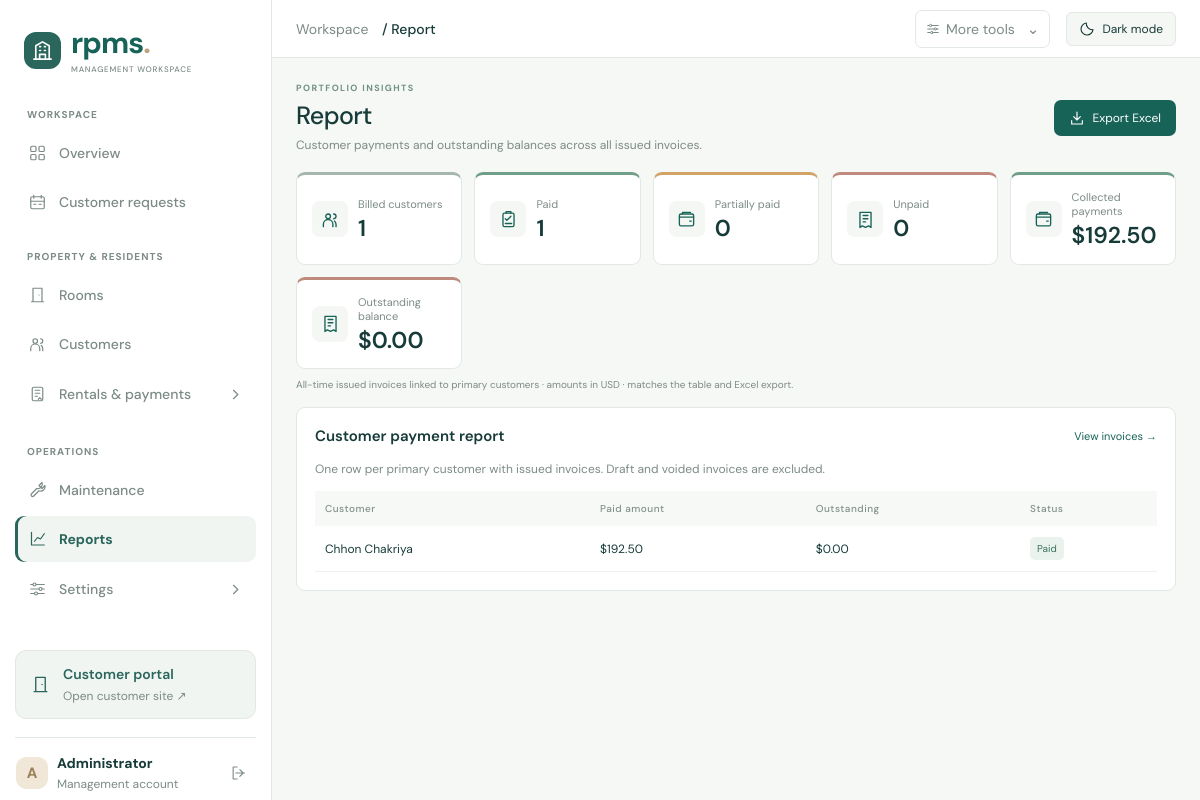
The app's page /reports (signed in) with its own data.
### tables this page shows
CREATE TABLE rooms (
	id INTEGER NOT NULL, 
	floor_id INTEGER, 
	room_number VARCHAR(30), 
	room_type VARCHAR(50), 
	monthly_rent NUMERIC(12, 2), 
	default_deposit NUMERIC(12, 2), 
	size_sqm NUMERIC(10, 2), 
	status VARCHAR(20), 
	description TEXT, 
	created_at DATETIME, 
	updated_at DATETIME, photos JSON, 
	PRIMARY KEY (id), 
	FOREIGN KEY(floor_id) REFERENCES floors (id), 
	UNIQUE (floor_id, room_number)
);

CREATE TABLE users (
	id INTEGER NOT NULL, 
	role_id INTEGER, 
	name VARCHAR(150), 
	email VARCHAR(150), 
	password_hash VARCHAR(255), 
	phone VARCHAR(30), 
	is_active BOOLEAN, 
	last_login_at DATETIME, 
	created_at DATETIME, 
	updated_at DATETIME, 
	PRIMARY KEY (id), 
	FOREIGN KEY(role_id) REFERENCES roles (id), 
	UNIQUE (email)
);

CREATE TABLE tenants (
	id INTEGER NOT NULL, 
	tenant_code VARCHAR(30), 
	full_name VARCHAR(150), 
	gender VARCHAR(20), 
	date_of_birth DATE, 
	phone VARCHAR(30), 
	email VARCHAR(150), 
	identity_type VARCHAR(30), 
	identity_number VARCHAR(100), 
	identity_document_path TEXT, 
	emergency_contact_name VARCHAR(150), 
	emergency_contact_phone VARCHAR(30), 
	address TEXT, 
	status VARCHAR(20), 
	created_at DATETIME, 
	updated_at DATETIME, 
	PRIMARY KEY (id), 
	UNIQUE (tenant_code)
);

### rpms/routes/reports.py (the view)
@bp.get("/reports")
@login_required
def reports():
    rooms, invoices, report = load_report_data()
    return render_template(
        "insights.html",
        page_title="Report",
        reports=report,
        mis=False,
    )

### rpms/reporting.py (called while the page is built)
def chart(title, subtitle, values, currency=False):
    total = sum((Decimal(str(value)) for _, value in values), Decimal(0))
    segments = []
    stops = []
    position = Decimal(0)
    for index, (label, value) in enumerate(values):
        value = Decimal(str(value))
        percentage = value / total * 100 if total else Decimal(0)
        color = COLORS[index % len(COLORS)]
        end = position + percentage
        stops.append(f"{color} {position:.6f}% {end:.6f}%")
        segments.append(
            dict(label=label, value=value, color=color, percentage=percentage)
        )
        position = end
    return dict(
        title=title,
        subtitle=subtitle,
        segments=segments,
        total=total,
        currency=currency,
        gradient="conic-gradient(" + ", ".join(stops) + ")" if total else "#e8ede9",
    )

### rpms/routes/reports.py (called while the page is built)
def load_report_data():
    rooms = db.session.scalars(select(MODELS["rooms"])).all()
    invoices = db.session.scalars(
        select(MODELS["invoices"]).where(
            MODELS["invoices"].status.notin_(["Draft", "Voided"])
        )
    ).all()
    return rooms, invoices, dashboard_reports(rooms, invoices)

### rpms/web.py (called while the page is built, shortened)
def user():
    return (
        db.session.get(MODELS["users"], session.get("uid"))
        if session.get("uid")
        else None
    )

def login_required(fn):
    @wraps(fn)
    def wrapper(*a, **kw):
        u = user()
        if not u or not u.is_active:
            return redirect(url_for("main.login"))
        role = db.session.get(MODELS["roles"], u.role_id)
        if not role or not role.is_active:
            abort(403)
        return fn(*a, **kw)
    return wrapper

def has_permission(code):
    u = user()
    role = db.session.get(MODELS["roles"], u.role_id) if u and u.is_active else None
    if not role or not role.is_active or code not in CAPABILITIES:
        return False
    if role.name in ("Admin", "Manager"):
        return True

def can_write():
    return any(has_permission(code) for code in CAPABILITIES)

def can_manage(table):
    if table in ADMIN_TABLES:
        u = user()
        role = db.session.get(MODELS["roles"], u.role_id) if u and u.is_active else None
        return bool(role and role.is_active and role.name == "Admin")
    return has_permission(TABLE_CAPABILITIES.get(table))

def asset_url(filename):
    version = (Path(current_app.static_folder) / filename).stat().st_mtime_ns
    return url_for("static", filename=filename, v=version)

### rpms/templates/insights.html (shortened to what this page needs)
{% extends 'base.html' %}
{% from 'icons.html' import icon %}
{% block content %}
  <div class="{{ 'compact-dashboard mis-page' if mis else 'report-page' }}">
    <div class="heading">
      <div>
        <div class="eyebrow">PORTFOLIO INSIGHTS</div>
        <h1>{{ page_title }}</h1>
        <p class="muted">
          {{ 'Management summaries and decision support.' if mis else 'Customer payments and outstanding balances across all issued invoices.' }}
        </p>
      </div>
      {% if mis %}
        <a class="primary icon-action" href="{{ url_for('main.simulator') }}">{{ icon("chart") }}<span>Pricing simulator</span></a>
      {% else %}
        <a class="primary icon-action"
           href="{{ url_for('main.export_report') }}">{{ icon("download") }}<span>Export Excel</span></a>
      {% endif %}
    </div>
    {% if not mis %}
      <div class="room-summary report-summary"
           aria-label="Customer payment report summary">
        {% for item in summary %}
        <article class="panel room-summary-card summary-{{ item.status }}"><span class="summary-icon">{{ icon(item.icon) }}</span>
        <div>
          <p>{{ item.label }}</p>
          <strong>{{ '$%.2f'|format(item.count) if item.money else item.count }}</strong>
        </div>
      </article>
    {% endfor %}
  </div>
  <p class="room-summary-note">
    All-time issued invoices linked to primary customers · amounts in USD · matches the table and Excel export.
  </p>
{% endif %}
  <section class="panel customer-report">
    <div class="section-title">
      <h2>Customer payment report</h2>
      <a href="{{ url_for('main.records',table='invoices') }}">View invoices →</a>
    </div>
    <p class="muted">
      One row per primary customer with issued invoices. Draft and voided invoices are excluded.
    </p>
    <div class="table-wrap">
      <table>
        <thead>
          <tr>
            <th>Customer</th>
            <th>Paid amount</th>
            <th>Outstanding</th>
            <th>Status</th>
          </tr>
        </thead>
        <tbody>
          {% for c in reports.customers %}
            <tr>
              <td>{{ c.name }}</td>
              <td>${{ '%.2f'|format(c.paid) }}</td>
              <td>${{ '%.2f'|format(c.due) }}</td>
              <td>
                <span class="badge payment-{{ c.status|lower|replace(' ', '-') }}">{{ c.status }}</span>
              </td>
            </tr>
          {% else %}
            <tr>
              <td colspan="4" class="empty">No customer invoices yet.</td>
            </tr>
          {% endfor %}
        </tbody>
      </table>
    </div>
  </section>
</div>
{% endblock %}

### rpms/templates/sidebar.html (shortened to what this page needs)
{% from 'icons.html' import icon %}
{% set active_table = table if table is defined else 'invoices' if request.path.startswith('/invoices/') else '' %}
{% set related = {
  "contract_tenants": "rental_contracts",
  "contract_renewals": "rental_contracts",
  "move_outs": "rental_contracts",
  "invoice_items": "invoices",
  "payments": "invoices",
  "payment_allocations": "invoices",
  "utility_meters": "invoices",
  "meter_readings": "invoices",
  "room_inspections": "maintenance_requests"
} %}
{% set active_table = related.get(active_table,active_table) %}
<aside class="sidebar essential-sidebar">
  <a class="brand" href="{{ url_for('main.dashboard') }}"><span class="admin-brand-mark">{{ icon("portfolio") }}</span><span>rpms<span class="admin-brand-dot">.</span><small>MANAGEMENT WORKSPACE</small></span></a>
  <nav aria-label="Main navigation">
    <p class="menu-caption">WORKSPACE</p>
    <a class="nav menu-link {{ 'selected' if request.endpoint=='main.dashboard' }}"
       href="{{ url_for('main.dashboard') }}"
       {% if request.endpoint=='main.dashboard' %}aria-current="page"{% endif %}>{{ icon("overview") }}<span>Overview</span></a>
    {% if can_write %}
      <a class="nav menu-link {{ 'selected' if request.endpoint=='customer.management' }}"
         href="{{ url_for('customer.management') }}"
         {% if request.endpoint=='customer.management' %}aria-current="page"{% endif %}>{{ icon("calendar") }}<span>Customer requests</span></a>
    {% endif %}
    <p class="menu-caption nav-section-label">PROPERTY & RESIDENTS</p>
    {% for name,label,symbol in [('rooms','Rooms','room'),('tenants','Customers','people')] %}
      <a class="nav menu-link {{ 'selected' if active_table==name or name=='rooms' and request.endpoint=='main.room_detail' }}"
         href="{{ url_for('main.records',table=name) }}"
         {% if active_table==name or name=='rooms' and request.endpoint=='main.room_detail' %}aria-current="page"{% endif %}>{{ icon(symbol) }}<span>{{ label }}</span></a>
    {% endfor %}
    {% set rentals_active = active_table in ['rental_contracts','invoices'] %}
    <details class="sidebar-settings-group sidebar-rentals-group" {% if rentals_active %}open{% endif %}>
      <summary class="nav menu-link {{ 'settings-active' if rentals_active }}">{{ icon('leasing') }}<span>Rentals & payments</span><svg class="settings-menu-chevron" viewBox="0 0 20 20" fill="none" stroke="currentColor" stroke-width="1.7" aria-hidden="true"><path d="m7 4 6 6-6 6"/></svg></summary>
    </details>
    <p class="menu-caption nav-section-label">OPERATIONS</p>
    {% for name,label,symbol in [('maintenance_requests','Maintenance','operations')] %}
      <a class="nav menu-link {{ 'selected' if active_table==name }}"
         href="{{ url_for('main.records',table=name) }}"
         {% if active_table==name %}aria-current="page"{% endif %}>{{ icon(symbol) }}<span>{{ label }}</span></a>
    {% endfor %}
    <a class="nav menu-link {{ 'selected' if request.endpoint in ['main.reports','main.mis_dss'] }}"
       href="{{ url_for('main.reports') }}"
       {% if request.endpoint=='main.reports' %}aria-current="page"{% endif %}>{{ icon("chart") }}<span>Reports</span></a>
    {% if can_manage('utility_meters') or can_manage('users') %}
      {% set settings_active = request.endpoint=='main.settings' or active_table in ['users','roles','permissions','role_permissions','system_settings'] %}
      <details class="sidebar-settings-group" {% if settings_active %}open{% endif %}>
        <summary class="nav menu-link {{ 'settings-active' if settings_active }}">{{ icon('settings') }}<span>Settings</span><svg class="settings-menu-chevron" viewBox="0 0 20 20" fill="none" stroke="currentColor" stroke-width="1.7" aria-hidden="true"><path d="m7 4 6 6-6 6"/></svg></summary>
      </details>
    {% endif %}
  </nav>
  <div class="sidebar-bottom">
    <a class="portal-shortcut" href="{{ url_for('customer.home') }}"><span>{{ icon("room") }}</span>
      <div>
        <strong>Customer portal</strong><small>Open customer site ↗</small>
      </div>
    </a>
    <div class="sidebar-account">
      <span class="staff-avatar">{{ current_user.name[:1]|upper }}</span>
      <div>
        <strong>{{ current_user.name }}</strong><small>Management account</small>
      </div>
      <form action="{{ url_for('main.logout') }}" method="post">
        <button type="submit" aria-label="Sign out" title="Sign out">{{ icon("moveout") }}</button>
      </form>
    </div>
  </div>
</aside>

### rpms/static/theme.css (style rules this page uses)
:root { color-scheme: light; }

### rpms/static/admin-workspace.css (style rules this page uses)
.app-shell { --workspace-surface: #fff; --workspace-soft: #f1f5f1; --workspace-accent: #2a665b; --workspace-page: #f6f8f5; background: var(--workspace-page); }
.app-shell .essential-sidebar { display: flex; flex-direction: column; padding: 28px 15px 16px; background: var(--workspace-surface); border-right: 1px solid var(--line); }
.app-shell .essential-sidebar .brand { padding: 0 9px 30px; gap: 10px; font-size: 32px; letter-spacing: -1px; line-height: 1; }
.admin-brand-mark { height: 37px; width: 37px; background: #2a665b; border-radius: 12px; display: grid; place-items: center; color: white; }
.admin-brand-dot { color: #bfa17e; }
.app-shell .essential-sidebar .brand small { font-size: 9px; letter-spacing: 1.45px; color: var(--muted); margin-top: 7px; font-weight: 500; }
.app-shell .essential-sidebar .nav { min-height: 43px; margin: 3px 0; padding: 11px 13px; border-radius: 9px; font-size: 15px; font-weight: 500; color: var(--muted); gap: 12px; }
.app-shell .essential-sidebar .nav.selected { background: var(--workspace-soft); color: var(--workspace-accent); font-weight: 700; box-shadow: inset 3px 0 0 var(--workspace-accent); }
.app-shell .essential-sidebar .menu-caption { font-size: 11px; letter-spacing: 1.3px; color: var(--muted); margin: 5px 12px 9px; }
.app-shell .essential-sidebar .nav-section-label { margin-top: 25px; }
.sidebar-bottom { margin-top: auto; padding-top: 35px; }
.portal-shortcut { display: flex; align-items: center; gap: 9px; padding: 14px 10px; background: var(--workspace-soft); border: 1px solid var(--line); border-radius: 11px; color: var(--workspace-accent); }
.portal-shortcut>span { width: 28px; display: grid; place-items: center; }
.portal-shortcut strong { font-size: 14px; display: block; font-weight: 600; }
.portal-shortcut small { display: block; font-size: 12px; color: var(--muted); margin-top: 5px; }
.sidebar-account { display: flex; align-items: center; gap: 9px; margin-top: 18px; padding: 16px 1px 0; border-top: 1px solid var(--line); }
.staff-avatar { width: 32px; height: 32px; display: grid; place-items: center; border-radius: 10px; background: #f0e7d8; color: #9b805a; font-weight: 700; font-size: 15px; flex-shrink: 0; }
.sidebar-account>div { min-width: 0; flex: 1; }
.sidebar-account strong { font-size: 14px; display: block; overflow: hidden; text-overflow: ellipsis; white-space: nowrap; }
.sidebar-account small { font-size: 12px; color: var(--muted); display: block; margin-top: 4px; }
.app-shell .sidebar-account button { padding: 4px; min-width: 30px; border: 0; background: transparent; color: var(--muted); }
.app-shell .essential-sidebar .brand small { font-size:8px;letter-spacing:.8px; }
.app-shell .essential-sidebar .nav { min-height:46px;font-size:14px;line-height:1.5; }
.app-shell .essential-sidebar .menu-caption { font-size:10px;letter-spacing:1px; }
.app-shell .essential-sidebar .brand { font-size:30px; }
.sidebar-settings-group { margin-top:4px; }
.sidebar-settings-group>summary { list-style:none;cursor:pointer;display:flex;align-items:center; }
.settings-menu-chevron { width:15px;height:15px;margin-left:auto;transition:transform .15s; }
@media (min-width: 651px) { .app-shell { --admin-sidebar-width: 272px; } }
@media (min-width: 651px) { .app-shell .essential-sidebar { width: var(--admin-sidebar-width); } }
@media (min-width: 651px) { .app-shell .essential-sidebar .nav > span { min-width: 0; overflow-wrap: anywhere; } }

### records on screen
rooms: status "Maintenance"
users: name "A", name "Administrator"
tenants: name "Chhon Chakriya", paid "192.50", due "0.00", status "Paid"

### other values on screen
{{ label }} "Rooms" "Customers"
{{ page_title }} "Report"
{{ item.label }} "Billed customers" "Paid" "Partially paid" "Unpaid" "Collected payments" "Outstanding balance"
{{ '$%.2f'|format(item.count) if item.money else item.count }} "1" "1" "0" "0" "$192.50" "$0.00"
